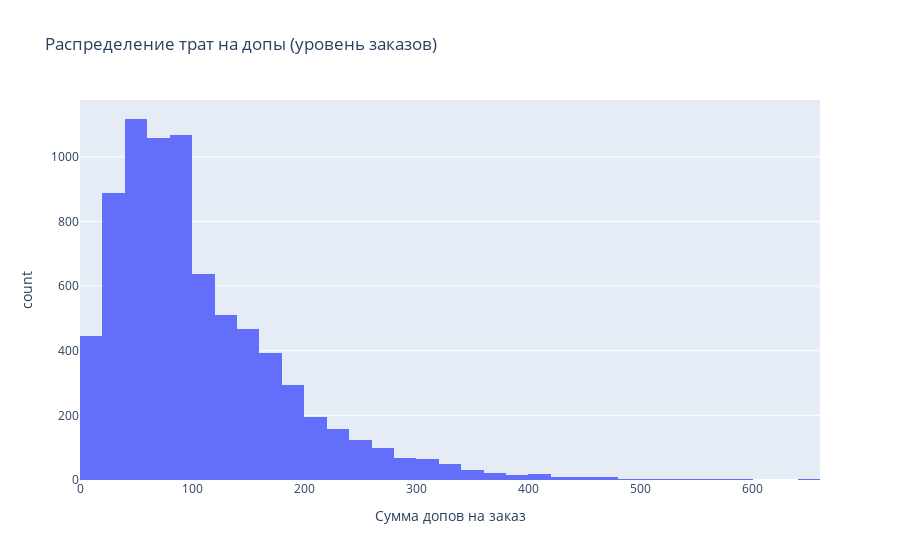

Notebook cell for this chart:
### Code cell
fig = px.histogram(
    df_addon[df_addon["AddOn_Spent"] > 0], x="AddOn_Spent",
    nbins=50,
    title="Распределение трат на допы (уровень заказов)",
    labels={"AddOn_Spent": "Сумма допов на заказ"}
)
fig.update_layout(xaxis_tickformat=",")
fig.show()

### Figure 1 — Plotly figure (JSON) as saved in the notebook; plotly's stock layout.template omitted (floating-point values rounded to 4 significant figures; data arrays with more than 128 entries replaced by an {"elided": "..."} marker saying what was removed)
{"data": [{"bingroup": "x", "hovertemplate": "Сумма допов на заказ=%{x}<br>count=%{y}<extra></extra>", "legendgroup": "", "marker": {"color": "#636efa", "pattern": {"shape": ""}}, "name": "", "nbinsx": 50, "orientation": "v", "showlegend": false, "type": "histogram", "x": {"elided": "7773 float values"}, "xaxis": "x", "yaxis": "y"}], "layout": {"barmode": "relative", "legend": {"tracegroupgap": 0}, "title": {"text": "Распределение трат на допы (уровень заказов)"}, "xaxis": {"anchor": "y", "domain": [0, 1], "tickformat": ",", "title": {"text": "Сумма допов на заказ"}}, "yaxis": {"anchor": "x", "domain": [0, 1], "title": {"text": "count"}}}}
